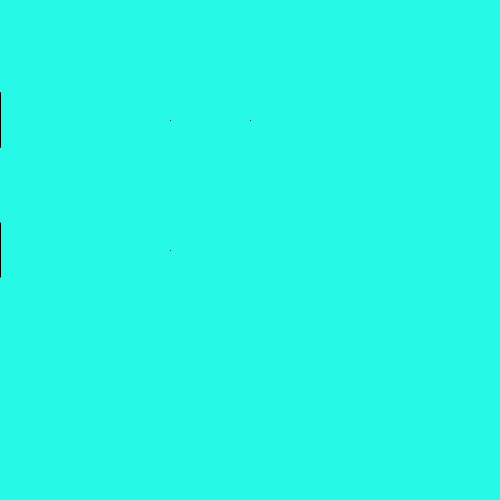
Frame 1 (no input)
Frame 60 (the mouse pressed at the canvas centre just before this capture): identical to frame 1, image omitted
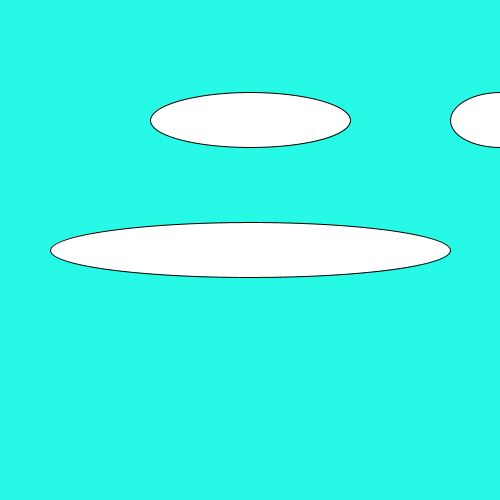
Frame 120 (the mouse held since frame 60 and released just before this capture)

The Processing sketch that drew these frames (run headless with seeded random() and noise(); from frame 60 on, the mouse is pressed at the canvas centre):

// Processing sketch: processing_131948
// ── processing_131948.pde

void setup (){
size(500, 500);
}

void draw(){
  background(38,250,230);
  int r = mouseX;
  
  if(r>100) r = 100;
  
point(170, 120);
ellipse(mouseX *2, 120, r, 55);
point(250, 120);
ellipse(mouseX, 120, r *2, 55);
point(170, 250);
ellipse(mouseX, 250, r *4, 55);
}
